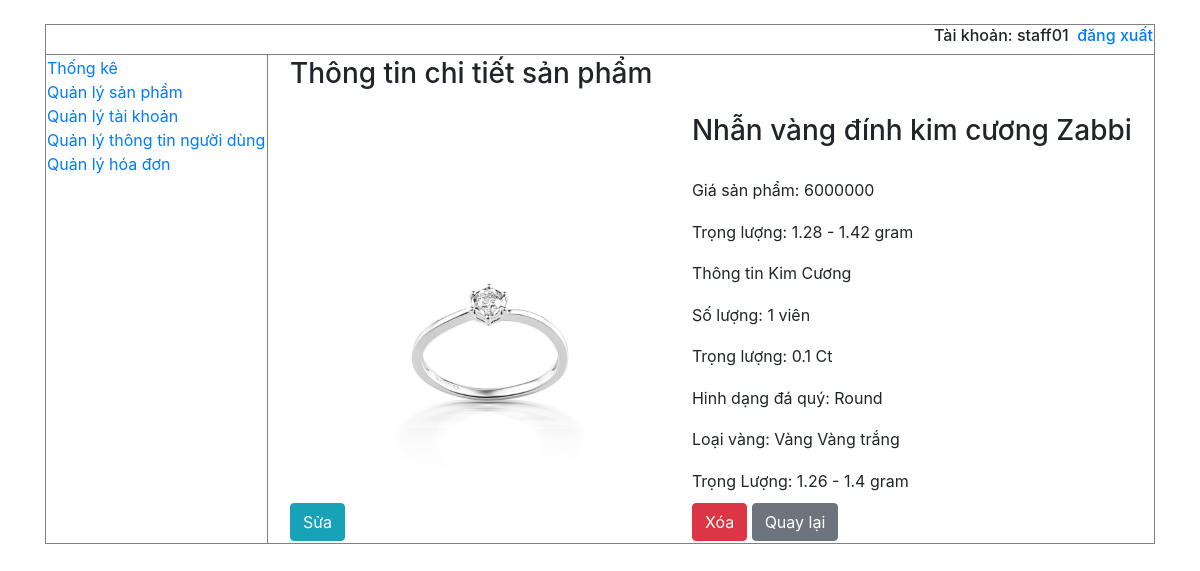
The app's page /QLDA/Admin/index.php?chucnang=chi_tiet_san_pham&masp=10&maquyen=xctsp (signed in) with its own data.
### tables this page shows
CREATE TABLE `sanpham` (
  `IDSanPham` int(11) NOT NULL,
  `TenSanPham` varchar(50) NOT NULL,
  `IDLoaiSP` int(11) NOT NULL DEFAULT 999,
  `DonGia` int(11) NOT NULL,
  `HinhAnh` varchar(50) NOT NULL,
  `TrongLuong` varchar(50) NOT NULL,
  `TenDaQuy` varchar(50) NOT NULL,
  `SoLuongDQ` int(11) NOT NULL,
  `TrongLuongDQ` varchar(50) NOT NULL,
  `HinhDang` varchar(50) NOT NULL,
  `LoaiVang` varchar(50) NOT NULL,
  `TrongLuongVang` varchar(50) NOT NULL,
  `SoLuongSP` int(11) NOT NULL
);

### QLDA/Admin/HienThi/sanpham/chitietsanpham.php (the view, shortened to what this page needs)
<?php
	$masp = $_GET['masp'];
	$sql = "SELECT * FROM sanpham WHERE IDSanPham = ".$masp;
	$result =  mysqli_query($conn,$sql);
	echo "<table align='center'>";
	if(mysqli_num_rows($result)<>0)
	{
		while($rows = mysqli_fetch_array($result))
		{
			echo "<tr>
				  	<th colspan='2'><h3>Thông tin chi tiết sản phẩm</h3></th>
				  </tr>";
			echo "<tr>
				  	<td rowspan='9'>
				  		<img src='img/".$rows['HinhAnh']."' height='400px' width='400px'>
				  	</td>
				  	<td>
				  		<h3>".$rows['TenSanPham']."</h3>
				  	</td>
				  </tr>";
			echo "<tr><td>Giá sản phẩm: ".$rows['DonGia']."</td></tr>";
			echo "<tr><td>Trọng lượng: ".$rows['TrongLuong']."</td></tr>";
			echo "<tr><td>Thông tin ".$rows['TenDaQuy']."</td></tr>";
			echo "<tr><td>Số lượng: ".$rows['SoLuongDQ']." viên</td></tr>";
			echo "<tr><td>Trọng lượng: ".$rows['TrongLuongDQ']."</td></tr>";
			echo "<tr><td>Hinh dạng đá quý: ".$rows['HinhDang']."</td></tr>";
			echo "<tr><td>Loại vàng: Vàng ".$rows['LoaiVang']."</td></tr>";
			echo "<tr><td>Trọng Lượng: ".$rows['TrongLuongVang']."</td></tr>";
			echo "<tr>";
			echo "<td><a href='?chucnang=sua_san_pham&masp=".$rows['IDSanPham']."&maquyen=ssp' class='btn btn-xs btn-info'>Sửa</a></td>";
			echo "<td><a href='?chucnang=xoa_san_pham&masp=".$rows['IDSanPham']."&maquyen=dsp' class='btn btn-xs btn-danger'>Xóa</a>&nbsp;<a class='btn btn-secondary' href=\"javascript:history.back()\">Quay lại</a></td>";
		}
	}
	echo '</table>';
?>

### records on screen
sanpham: HinhAnh (picture), TenSanPham "Nhẫn vàng đính kim cương Zabbi", DonGia "6000000", TrongLuong "1.28 - 1.42 gram", TenDaQuy "Kim Cương", SoLuongDQ "1", TrongLuongDQ "0.1 Ct", HinhDang "Round", LoaiVang "Vàng trắng", TrongLuongVang "1.26 - 1.4 gram"

### other values on screen
$_SESSION['username'] "staff01"
